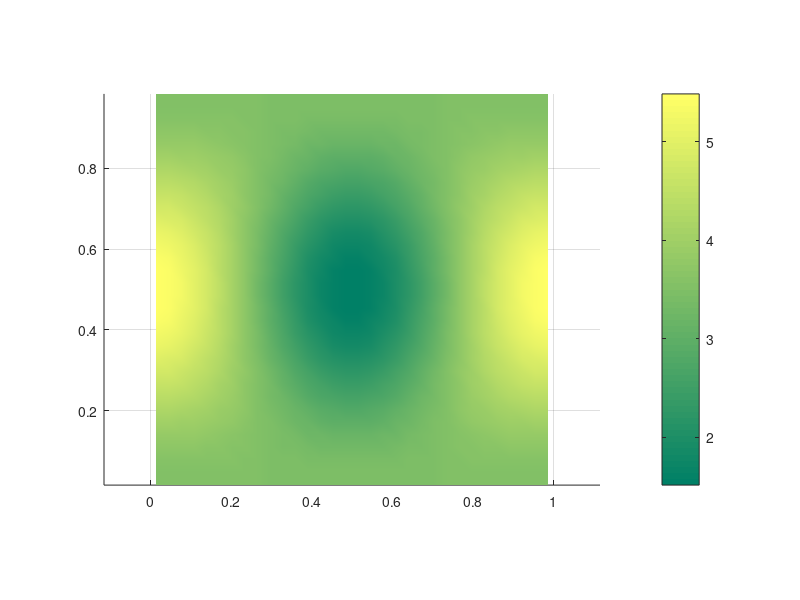

This chart was generated by the following MATLAB code: (Note: this script raises an error after producing the figure.)
%% Numerical PDEs HW1
% Problem 3: Charlies Rule
clear;clc;close all;

% manufactured solns
U_exact = @(x,y) sin(2*pi*y).*sin(2*pi*x);
V_exact = @(x,y) -3.5 + cos(2*pi*x).*(cos(2*pi*y)-1);
P_exact = @(x,y) sin(2*pi*y).*cos(2*pi*x);

% RHS
f = @(x,y) (2*pi - 8*pi*pi)*sin(2*pi*y)*sin(2*pi*x);
g = @(x,y) 4*pi*pi*cos(2*pi*x) - (8*pi*pi + 2*pi)*cos(2*pi*x)*cos(2*pi*y);

% params
a = 0;
b = 1;

%vector of different step sizes or grid points
NV = 2.^(5:5); 
hV = zeros(size(NV)); 

bslashTime = zeros(size(NV));
gmresTime = zeros(size(NV));

for l=1:length(NV)
    N=NV(l);
    h = (b-a)/N;
    hV(l) = h;
    x = linspace(a,b,2*N+1);
    y = linspace(a,b,2*N+1);
    z = a + (0:N-1)*h;          % Integer points: 0, h, ..., 1-h
    half = a + ((0:N-1)+0.5)*h; % Half points: h/2, 3h/2, ..., 1-h/2
    yVj = a + (1:N-1)*h; 


% Number of Unknowns
n = 3*(N^2) - N;
nU = N*N; 
nV = N*(N-1); 
nP = nU;

% matrix index to flat index
Uidx = @(i,j) i + (j-1)*N;
Vidx = @(i,j) nU + i + (j-1)*N;
Pidx = @(i,j) nU + nV + i + (j-1)*N;

% sparse matrix set up
row = [];
col = [];
val = [];

% U parts at i, j+1/2
for i=1:N
    for j=1:N
        k=Uidx(i,j);

        %center
        row(end+1) = k;
        col(end+1) = k;
        if j==1 || j==N
            val(end+1) = -5;
        else
            val(end+1) = -4;
        end
        

        % left neighbor
        if i > 1
            row(end+1) = k;
            col(end+1) = Uidx(i-1,j);
            val(end+1) = 1;
        else
            row(end+1) = k;
            col(end+1) = Uidx(N,j);
            val(end+1) = 1;
        end

        % right neighbor
        if i < N
            row(end+1) = k;
            col(end+1) = Uidx(i+1,j);
            val(end+1) = 1;
        else
            row(end+1) = k;
            col(end+1) = Uidx(1,j);
            val(end+1) = 1;
        end

        % below neighor
        if j > 1
            row(end+1) = k;
            col(end+1) = Uidx(i,j-1);
            val(end+1) = 1;
        end

        % above neighbor
        if j < N
            row(end+1) = k;
            col(end+1) = Uidx(i,j+1);
            val(end+1) = 1;
        end

        %Pressure
            row(end+1) = k;
            col(end+1) = Pidx(i,j);
            val(end+1) = -h;
       
        if i > 1
            row(end+1) = k;
            col(end+1) = Pidx(i-1,j);
            val(end+1) = h;
        else 
            row(end+1) = k;
            col(end+1) = Pidx(N,j);
            val(end+1) = h;
        end
    end
end

% V parts at i+1/2, j
for i=1:N
    for j=1:N-1
        k=Vidx(i,j);

        %center
        row(end+1) = k;
        col(end+1) = k;
        val(end+1) = -4;

        % left neighbor
        if i > 1
            row(end+1) = k;
            col(end+1) = Vidx(i-1,j);
            val(end+1) = 1;
        else
            row(end+1) = k;
            col(end+1) = Vidx(N,j);
            val(end+1) = 1;
        end

        % right neighbor
        if i < N
            row(end+1) = k;
            col(end+1) = Vidx(i+1,j);
            val(end+1) = 1;
        else
            row(end+1) = k;
            col(end+1) = Vidx(1,j);
            val(end+1) = 1;
        end

        % below neighbor
        if j > 1
            row(end+1) = k;
            col(end+1) = Vidx(i,j-1);
            val(end+1) = 1;
        end

        % above neighbor
        if j < N-1
            row(end+1) = k;
            col(end+1) = Vidx(i,j+1);
            val(end+1) = 1;
        end

        %pressure
       row(end+1)=k; col(end+1)=Pidx(i,j+1); val(end+1)= -h;
       row(end+1)=k; col(end+1)=Pidx(i,j);   val(end+1)=h;
    end
end

% RHS for U: integer x, half-step y
RHS = zeros(n,1);
for i = 1:N
    for j = 1:N
        RHS(Uidx(i,j)) = h^2 * f(x(2*i-1), y(2*j));
    end
end

% RHS for V: half-step x, integer y
for i = 1:N
    for j = 1:N-1
        RHS(Vidx(i,j)) = h^2 * g(x(2*i), y(2*j+1));
    end
end

% Divergence equation part
for i = 1:N
    for j = 1:N

        k = Pidx(i,j);

        % +U(i+1,j), periodic wrap
        row(end+1) = k;
        if i < N 
            col(end+1) = Uidx(i+1,j); 
        else
            col(end+1) = Uidx(1,j); 
        end
        val(end+1) = 1;


        % -U(i,j)
        row(end+1) = k; 
        col(end+1) = Uidx(i,j); 
        val(end+1) = -1;

        % V(i,j)
        if j < N
            row(end+1) = k;
            col(end+1) = Vidx(i,j);
            val(end+1) = 1;
        end

        % -V(i,j-1)
        if j > 1
            row(end+1) = k;
            col(end+1) = Vidx(i,j-1);
            val(end+1) = -1;
        end

    end
end
       
A = sparse(row,col,val,n,n);

%% Boundary Conditions

% U = 0 on the top and bottom: Do Nothing

% V = -3.5 on top and bottom
for i = 1:N
    RHS(Vidx(i,1)) = RHS(Vidx(i,1)) + 3.5;
    RHS(Vidx(i,N-1)) = RHS(Vidx(i,N-1)) + 3.5;
end

% Divergence boundary contributions

for i = 1:N

    % bottom: V(i,1) = -3.5
    RHS(Pidx(i,1)) = RHS(Pidx(i,1)) - 3.5;

    % top: V(i,N+1) = -3.5
    RHS(Pidx(i,N)) = RHS(Pidx(i,N)) + 3.5;

end

kp = Pidx(1,1);
A(kp,:) = 0;  A(kp,kp) = 1;  RHS(kp) = 0;   % pin P(1,1)


% %-------(section 1)-------------------------------------------------------------------
% %% Timing
% tic
% u = A\RHS;
% 
% elapsedTime = toc;
% bslashTime(l) = elapsedTime;
% 
% %% GMRES
% % set of A has h^2 error and h is abt .01 
% % tol should be .1*.01*.01 
% tic
% tol = .00001;
% max_its = n;
% ugm = gmres(A,RHS,[],tol,max_its);
% 
% elaspedTime = toc;
% gmresTime(l) = elaspedTime;
% 
% end
% 
% %% Timing Plot
% figure;
% plot(NV,bslashTime, '-o', 'Color', [.267,.467,.667], 'LineWidth', 2.5, 'MarkerFaceColor', [.267,.467,.667]);
% hold on;
% plot(NV,gmresTime, '-s', 'Color', [.933,.4,.467], 'LineWidth', 2.5, 'MarkerFaceColor', [.933,.4,.467]);
% hold off;
% 
% xlabel('Gridspaces (N)');
% ylabel('Time (sec)');
% legend('Backslash', 'gmres');
% grid on

%------------(section 2)------------------------------------------------------------
%% Changing Tol

%% GMRES
% set of A has h^2 error and h is abt .01 
% tol should be .1*.01*.01 
tic
tol = .00001;
badtol = .1;
max_its = n;
u = gmres(A,RHS,[],tol,max_its);

%% Extract numerical U and V

% U has N x N unknowns
U = zeros(N,N);

for i = 1:N
    for j = 1:N
        U(i,j) = u(Uidx(i,j));
    end
end

% V has N x (N-1) unknowns
V = zeros(N,N+1);

for i = 1:N
    for j = 1:N-1
        V(i,j+1) = u(Vidx(i,j)); 
    end
end

% Boundary conditions for V
V(:,1) = -3.5;       % bottom
V(:,N+1) = -3.5;     % top


%% Interpolate U and V to cell centers

Uc = zeros(N,N);
Vc = zeros(N,N);

for i = 1:N
    for j = 1:N

        % U is staggered in x
        if i < N
            Uc(i,j) = 0.5*(U(i,j) + U(i+1,j));
        else
            % periodic x boundary
            Uc(i,j) = 0.5*(U(i,j) + U(1,j));
        end

        % V is staggered in y
        Vc(i,j) = 0.5*(V(i,j) + V(i,j+1));

    end
end

%% Velocity magnitude
umag = sqrt(Uc.^2 + Vc.^2);

%% Plot velocity magnitude
xc = a + h/2 : h : b-h/2;
yc = a + h/2 : h : b-h/2;
[Xc,Yc] = meshgrid(xc,yc);

Mplot = umag';
Uplot = Uc';
Vplot = Vc';

figure;
surf(Xc, Yc, zeros(size(Xc)), Mplot);   % flat surface, colored by |u|
shading interp;
view(2);
axis equal tight;
colorbar;
colormap summer
hold on;

hs = streamslice(Xc, Yc, Uplot, Vplot);
set(hs, 'Color', 'k', 'LineWidth', 0.8);
for k = 1:numel(hs)
    hs(k).ZData = ones(size(hs(k).XData));   % lift above the surface at z=0
end

xlabel('x');
ylabel('y');
title('||u||');
hold off;

end
